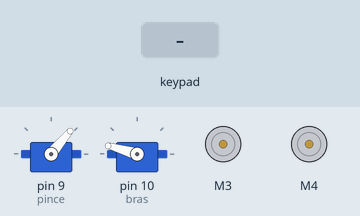
Bench run of a sketch on a simulated Arduino Uno, built with avr-gcc and run on an emulated ATmega328P. On the bench: 2 × servo, 2 × DC motor (green arrow = forward, orange = backward, longer = faster). The test bench sets the inputs (shaded band).

Above: at 1.2 s.
1.3 s: key 'U' pressed
At 1.5 s:
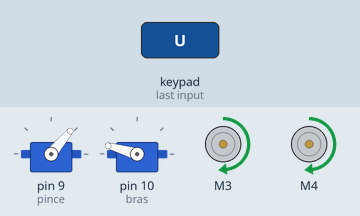
3.2 s: key 'D' pressed
At 3.4 s:
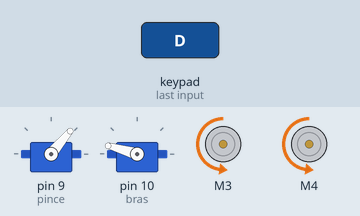
5.1 s: key 'L' pressed
At 5.3 s:
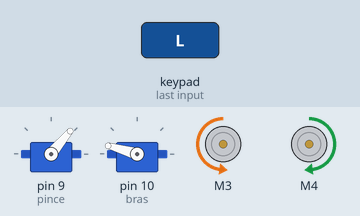
7.0 s: key 'R' pressed
At 7.2 s:
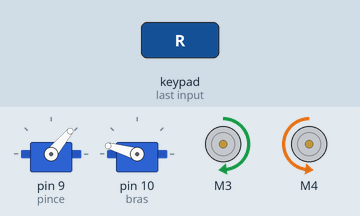
8.9 s: key 'S' pressed
At 9.9 s:
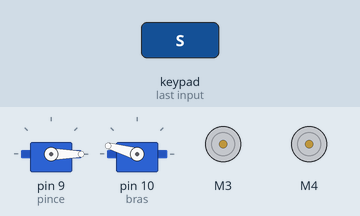
10.4 s: key 'T' pressed
At 11.2 s:
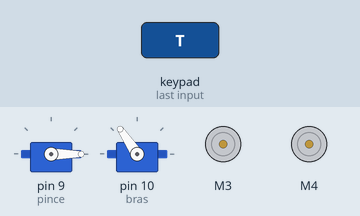
Timing chart, 0 to 13.0 s (numbered marks = the images above; inputs shaded):
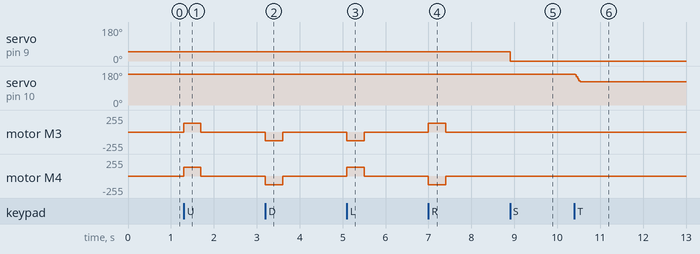

Measured:
- after the input at 1.3 s, motor M3, motor M4: stopped → forward 130/255 at once, → stopped 0.40 s later
- after the input at 3.2 s, motor M3, motor M4: stopped → backward 130/255 at once, → stopped 0.40 s later
- after the input at 5.1 s, motor M3: stopped → backward 130/255 at once, → stopped 0.40 s later; motor M4: stopped → forward 130/255 at once, → stopped 0.40 s later
- after the input at 7.0 s, motor M3: stopped → forward 130/255 at once, → stopped 0.40 s later; motor M4: stopped → backward 130/255 at once, → stopped 0.40 s later
- after the input at 8.9 s, servo on pin 9 (pince): 50° → 0° at once
- after the input at 10.4 s, servo on pin 10 (bras): 164° → 124° at once

The sketch:

Code_Rocky.ino
```cpp
#define CUSTOM_SETTINGS
#define INCLUDE_GAMEPAD_MODULE

#include <Dabble.h>
#include <Wire.h>
#include <Adafruit_MotorShield.h>
#include <Servo.h>

Adafruit_MotorShield AFMS = Adafruit_MotorShield();
Adafruit_DCMotor *motor1 = AFMS.getMotor(3);
Adafruit_DCMotor *motor2 = AFMS.getMotor(4);

Servo pince;
Servo bras;

void setup() {
  AFMS.begin();
  Dabble.begin(9600);
  pince.attach(9);
  bras.attach(10);
  bras.write(164);
  pince.write(50);
  motor1->setSpeed(130);
  motor2->setSpeed(130);
}

void loop() {
  Dabble.processInput();
  if (GamePad.isUpPressed()){
    motor1->run(FORWARD);
    motor2->run(FORWARD);
  } else if (GamePad.isDownPressed()){
      motor1->run(BACKWARD);
      motor2->run(BACKWARD);
  } else if (GamePad.isRightPressed()){
      motor1->run(FORWARD);
      motor2->run(BACKWARD);
  } else if (GamePad.isLeftPressed()){
      motor1->run(BACKWARD);
      motor2->run(FORWARD);
  } else if (GamePad.isTrianglePressed()){
      for (int pos_bras = 164; pos_bras >= 120; pos_bras = pos_bras - 5){
        bras.write(pos_bras);
        delay(15);
      }
      delay(1000);
  } else if (GamePad.isCirclePressed()){
      pince.write(50);
      delay(1000);
  } else if (GamePad.isCrossPressed()){
      for (int pos_bras = 120; pos_bras <= 164; pos_bras = pos_bras + 1){
        bras.write(pos_bras);
        delay(15);
      }
      delay(1000);
  } else if (GamePad.isSquarePressed()){
      pince.write(0);
      delay(1000);
  } else {
      motor1->run(RELEASE);
      motor2->run(RELEASE);
  }
}
```
